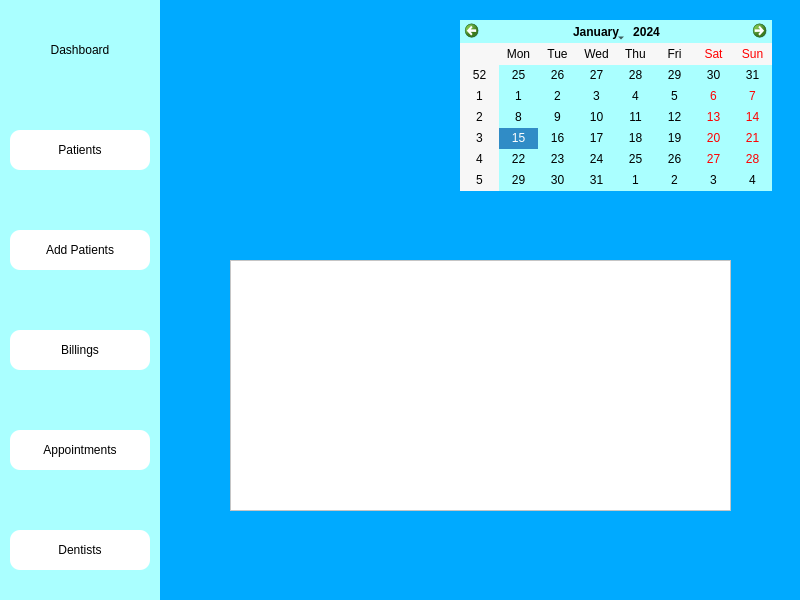
<?xml version="1.0" encoding="UTF-8"?>
<ui version="4.0">
 <class>Dialog</class>
 <widget class="QDialog" name="Dialog">
  <property name="geometry">
   <rect>
    <x>0</x>
    <y>0</y>
    <width>800</width>
    <height>600</height>
   </rect>
  </property>
  <property name="windowTitle">
   <string>Dialog</string>
  </property>
  <property name="styleSheet">
   <string notr="true">background-color: rgb(0, 170, 255);</string>
  </property>
  <widget class="QWidget" name="side_bar" native="true">
   <property name="geometry">
    <rect>
     <x>0</x>
     <y>0</y>
     <width>160</width>
     <height>600</height>
    </rect>
   </property>
   <property name="styleSheet">
    <string notr="true">background-color: rgb(170, 255, 255);</string>
   </property>
   <widget class="QPushButton" name="patient_btn">
    <property name="geometry">
     <rect>
      <x>10</x>
      <y>130</y>
      <width>140</width>
      <height>40</height>
     </rect>
    </property>
    <property name="styleSheet">
     <string notr="true">font: 12pt &quot;MS Shell Dlg 2&quot;;
background-color: rgb(255, 255, 255);
border-top-left-radius:10px;
border-bottom-left-radius:10px;
border-top-right-radius:10px;
border-bottom-right-radius:10px;</string>
    </property>
    <property name="text">
     <string>Patients</string>
    </property>
    <property name="icon">
     <iconset>
      <normaloff>../Medico_modern/patientdownload .png</normaloff>../Medico_modern/patientdownload .png</iconset>
    </property>
   </widget>
   <widget class="QPushButton" name="dash_btn">
    <property name="geometry">
     <rect>
      <x>10</x>
      <y>30</y>
      <width>140</width>
      <height>40</height>
     </rect>
    </property>
    <property name="styleSheet">
     <string notr="true">font: 12pt &quot;MS Shell Dlg 2&quot;;
border-color: rgb(0, 0, 0);
border-top-left-radius:10px;
border-bottom-left-radius:10px;
border-top-right-radius:10px;
border-bottom-right-radius:10px;
border-bottom-color: rgb(0, 0, 0);
selection-color: rgb(255, 255, 255);</string>
    </property>
    <property name="text">
     <string>Dashboard</string>
    </property>
    <property name="icon">
     <iconset>
      <normaloff>../Medico_modern/dashboard.png</normaloff>../Medico_modern/dashboard.png</iconset>
    </property>
   </widget>
   <widget class="QPushButton" name="add_patient_btn">
    <property name="geometry">
     <rect>
      <x>10</x>
      <y>230</y>
      <width>140</width>
      <height>40</height>
     </rect>
    </property>
    <property name="styleSheet">
     <string notr="true">font: 12pt &quot;MS Shell Dlg 2&quot;;
background-color: rgb(255, 255, 255);
border-top-left-radius:10px;
border-bottom-left-radius:10px;
border-top-right-radius:10px;
border-bottom-right-radius:10px;</string>
    </property>
    <property name="text">
     <string>Add Patients</string>
    </property>
    <property name="icon">
     <iconset>
      <normaloff>../Medico_modern/patientdownload .png</normaloff>../Medico_modern/patientdownload .png</iconset>
    </property>
   </widget>
   <widget class="QPushButton" name="bills_btn">
    <property name="geometry">
     <rect>
      <x>10</x>
      <y>330</y>
      <width>140</width>
      <height>40</height>
     </rect>
    </property>
    <property name="styleSheet">
     <string notr="true">font: 12pt &quot;MS Shell Dlg 2&quot;;
background-color: rgb(255, 255, 255);
border-top-left-radius:10px;
border-bottom-left-radius:10px;
border-top-right-radius:10px;
border-bottom-right-radius:10px;</string>
    </property>
    <property name="text">
     <string>Billings</string>
    </property>
    <property name="icon">
     <iconset>
      <normaloff>../Medico_modern/billingdownload (1).png</normaloff>../Medico_modern/billingdownload (1).png</iconset>
    </property>
   </widget>
   <widget class="QPushButton" name="appoint_btn">
    <property name="geometry">
     <rect>
      <x>10</x>
      <y>430</y>
      <width>140</width>
      <height>40</height>
     </rect>
    </property>
    <property name="styleSheet">
     <string notr="true">font: 12pt &quot;MS Shell Dlg 2&quot;;
background-color: rgb(255, 255, 255);
border-top-left-radius:10px;
border-bottom-left-radius:10px;
border-top-right-radius:10px;
border-bottom-right-radius:10px;</string>
    </property>
    <property name="text">
     <string>Appointments</string>
    </property>
    <property name="icon">
     <iconset>
      <normaloff>../Medico_modern/appointmentdownload (1).png</normaloff>../Medico_modern/appointmentdownload (1).png</iconset>
    </property>
   </widget>
   <widget class="QPushButton" name="dentist_btn">
    <property name="geometry">
     <rect>
      <x>10</x>
      <y>530</y>
      <width>140</width>
      <height>40</height>
     </rect>
    </property>
    <property name="styleSheet">
     <string notr="true">font: 12pt &quot;MS Shell Dlg 2&quot;;
background-color: rgb(255, 255, 255);
border-top-left-radius:10px;
border-bottom-left-radius:10px;
border-top-right-radius:10px;
border-bottom-right-radius:10px;</string>
    </property>
    <property name="text">
     <string>Dentists</string>
    </property>
    <property name="icon">
     <iconset>
      <normaloff>../Medico_modern/dentistimages.png</normaloff>../Medico_modern/dentistimages.png</iconset>
    </property>
   </widget>
  </widget>
  <widget class="QCalendarWidget" name="calendarWidget">
   <property name="geometry">
    <rect>
     <x>460</x>
     <y>20</y>
     <width>312</width>
     <height>171</height>
    </rect>
   </property>
   <property name="styleSheet">
    <string notr="true">background-color: rgb(255, 255, 255);
color: rgb(0, 0, 0);
background-color: rgb(170, 255, 255);</string>
   </property>
   <property name="gridVisible">
    <bool>false</bool>
   </property>
  </widget>
  <widget class="QTableWidget" name="dash_window">
   <property name="geometry">
    <rect>
     <x>230</x>
     <y>260</y>
     <width>501</width>
     <height>251</height>
    </rect>
   </property>
   <property name="styleSheet">
    <string notr="true">background-color: rgb(0, 255, 255);
background-color: rgb(255, 255, 255);</string>
   </property>
  </widget>
 </widget>
 <resources/>
 <connections/>
</ui>
